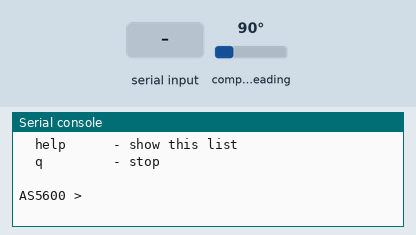
This program was run on a simulated ESP32 board running MicroPython. Shown: the last lines printed to the serial console. The test bench sets the inputs (shaded band); at power-on: compass heading 90°. Files that are not in the repository are absent.

Above: at 1.2 s.
1.3 s: "r" typed at the serial console, then Enter
At 1.8 s:
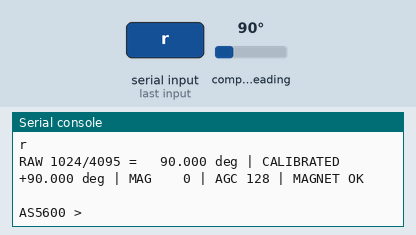
2.8 s: "read" typed at the serial console, then Enter
4.3 s: "stream" typed at the serial console, then Enter
At 4.41 s:
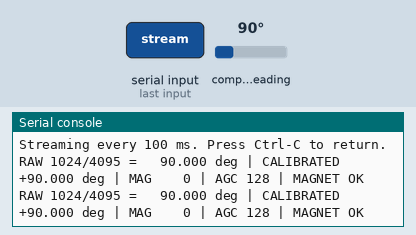
5.8 s: compass heading set to 7°
At 5.86 s:
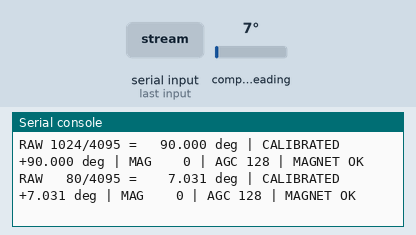
7.3 s: compass heading set to 180°
At 7.31 s:
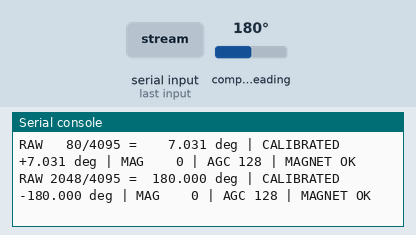
8.8 s: compass heading set to 269°
At 8.86 s:
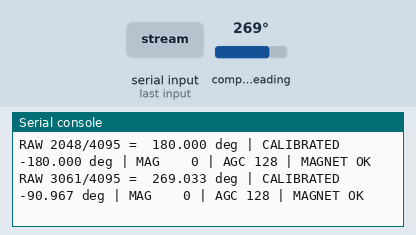

The program:

as5600_encoder_calibration_test.py
```python
"""Generic ESP32-S3 AS5600 angle, magnet, and zero-calibration test.

Isolated wiring:
  AS5600 VCC -> ESP32-S3 3V3
  AS5600 GND -> ESP32-S3 GND
  AS5600 SDA -> ESP32-S3 GPIO1
  AS5600 SCL -> ESP32-S3 GPIO2

Commands:
  r / read  - print one sample
  stream    - continuously print samples; Ctrl-C returns to the prompt
  zero      - assign the current valid position as calibrated 0 degrees
  clear     - remove the saved zero offset
  status    - show wiring, saved zero, and one sample
  help      - show commands
  q         - stop

The zero offset is stored in ``as5600_zero.txt`` on the ESP32 filesystem.
No AS5600 configuration or OTP register is modified.
"""

from machine import I2C, Pin
import time


SDA_GPIO = 1
SCL_GPIO = 2
I2C_FREQUENCY = 100_000
AS5600_ADDRESS = 0x36
ZERO_FILE = "as5600_zero.txt"

REG_STATUS = 0x0B
REG_RAW_ANGLE = 0x0C
REG_ANGLE = 0x0E
REG_AGC = 0x1A
REG_MAGNITUDE = 0x1B

STATUS_MAGNET_TOO_STRONG = 0x08
STATUS_MAGNET_TOO_WEAK = 0x10
STATUS_MAGNET_DETECTED = 0x20

COUNTS_PER_REVOLUTION = 4096
DEGREES_PER_COUNT = 360.0 / COUNTS_PER_REVOLUTION


def read_u16(i2c, register):
    data = i2c.readfrom_mem(AS5600_ADDRESS, register, 2)
    return (data[0] << 8) | data[1]


def magnet_state(status):
    detected = bool(status & STATUS_MAGNET_DETECTED)
    weak = bool(status & STATUS_MAGNET_TOO_WEAK)
    strong = bool(status & STATUS_MAGNET_TOO_STRONG)

    if strong:
        return "MAGNET TOO STRONG"
    if weak:
        return "MAGNET TOO WEAK / NO MAGNET"
    if detected:
        return "MAGNET OK"
    return "NO MAGNET"


def magnet_is_valid(status):
    return (
        bool(status & STATUS_MAGNET_DETECTED)
        and not bool(status & STATUS_MAGNET_TOO_WEAK)
        and not bool(status & STATUS_MAGNET_TOO_STRONG)
    )


def load_zero():
    try:
        with open(ZERO_FILE, "r") as file:
            value = int(file.read().strip())
        if 0 <= value < COUNTS_PER_REVOLUTION:
            return value
    except (OSError, ValueError):
        pass
    return 0


def save_zero(raw_count):
    with open(ZERO_FILE, "w") as file:
        file.write(str(int(raw_count)))


def clear_zero():
    try:
        import os
        os.remove(ZERO_FILE)
    except OSError:
        pass


def signed_calibrated_counts(raw_count, zero_count):
    difference = (raw_count - zero_count) % COUNTS_PER_REVOLUTION
    if difference >= COUNTS_PER_REVOLUTION // 2:
        difference -= COUNTS_PER_REVOLUTION
    return difference


def read_sample(i2c, zero_count):
    status = i2c.readfrom_mem(AS5600_ADDRESS, REG_STATUS, 1)[0]
    raw = read_u16(i2c, REG_RAW_ANGLE) & 0x0FFF
    filtered = read_u16(i2c, REG_ANGLE) & 0x0FFF
    magnitude = read_u16(i2c, REG_MAGNITUDE) & 0x0FFF
    agc = i2c.readfrom_mem(AS5600_ADDRESS, REG_AGC, 1)[0]
    relative_counts = signed_calibrated_counts(filtered, zero_count)
    return {
        "status": status,
        "raw": raw,
        "filtered": filtered,
        "absolute_degrees": filtered * DEGREES_PER_COUNT,
        "calibrated_degrees": relative_counts * DEGREES_PER_COUNT,
        "magnitude": magnitude,
        "agc": agc,
    }


def print_sample(sample):
    print(
        "RAW {:4d}/4095 = {:8.3f} deg | "
        "CALIBRATED {:+8.3f} deg | MAG {:4d} | AGC {:3d} | {}".format(
            sample["raw"],
            sample["absolute_degrees"],
            sample["calibrated_degrees"],
            sample["magnitude"],
            sample["agc"],
            magnet_state(sample["status"]),
        )
    )


def show_help():
    print()
    print("Commands:")
    print("  r / read  - one angle and magnet reading")
    print("  stream    - continuous readings; Ctrl-C returns here")
    print("  zero      - save current valid position as 0 degrees")
    print("  clear     - delete saved zero calibration")
    print("  status    - wiring, zero offset, and one reading")
    print("  help      - show this list")
    print("  q         - stop")


print()
print("========================================")
print(" ESP32-S3 AS5600 ENCODER TEST")
print("========================================")
print("SDA GPIO{} | SCL GPIO{} | address 0x{:02X}".format(
    SDA_GPIO,
    SCL_GPIO,
    AS5600_ADDRESS,
))

i2c = I2C(
    0,
    sda=Pin(SDA_GPIO),
    scl=Pin(SCL_GPIO),
    freq=I2C_FREQUENCY,
)
devices = i2c.scan()
print("I2C devices:", [hex(device) for device in devices])

if AS5600_ADDRESS not in devices:
    raise RuntimeError(
        "AS5600 not detected at 0x36; check 3V3, GND, SDA, SCL, and pull-ups"
    )

zero_offset = load_zero()
print("AS5600 detected")
print("Saved zero raw count:", zero_offset)
print_sample(read_sample(i2c, zero_offset))
show_help()

while True:
    try:
        command = input("\nAS5600 > ").strip().lower()

        if command in ("r", "read"):
            print_sample(read_sample(i2c, zero_offset))

        elif command == "stream":
            print("Streaming every 100 ms. Press Ctrl-C to return.")
            try:
                while True:
                    print_sample(read_sample(i2c, zero_offset))
                    time.sleep_ms(100)
            except KeyboardInterrupt:
                print("Streaming stopped.")

        elif command == "zero":
            sample = read_sample(i2c, zero_offset)
            print_sample(sample)
            if not magnet_is_valid(sample["status"]):
                print("ZERO REJECTED:", magnet_state(sample["status"]))
            else:
                zero_offset = sample["filtered"]
                save_zero(zero_offset)
                print("CALIBRATED: current position = 0.000 deg")
                print("Saved zero raw count:", zero_offset)

        elif command == "clear":
            clear_zero()
            zero_offset = 0
            print("Saved zero cleared; raw encoder zero is active.")

        elif command == "status":
            print("SDA GPIO{} | SCL GPIO{} | I2C 0x{:02X}".format(
                SDA_GPIO,
                SCL_GPIO,
                AS5600_ADDRESS,
            ))
            print("Saved zero raw count:", zero_offset)
            print_sample(read_sample(i2c, zero_offset))

        elif command in ("help", "?"):
            show_help()

        elif command in ("q", "quit", "exit"):
            print("AS5600 test stopped.")
            break

        elif command:
            print("Unknown command. Type help.")

    except KeyboardInterrupt:
        print("\nUse q to stop or help for commands.")
    except Exception as error:
        print("READ ERROR:", error)
```

Measured:
- after the input at 1.3 s, the serial console: prints a new line at once (image 1)
- after the input at 4.3 s, the serial console: prints a new line at once (image 2)
- after the input at 5.8 s, the serial console: prints a new line after 0.06 s (image 3)
- after the input at 7.3 s, the serial console: prints a new line at once (image 4)
- after the input at 8.8 s, the serial console: prints a new line after 0.06 s (image 5)
